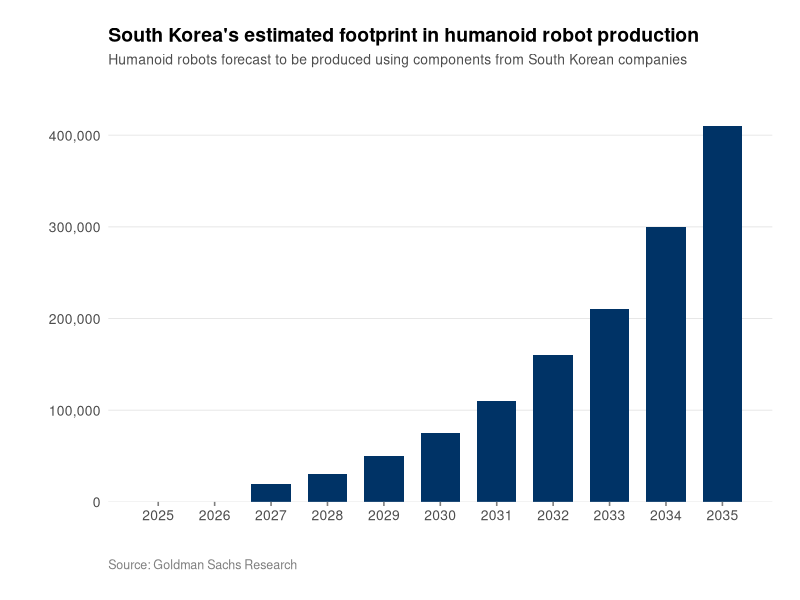
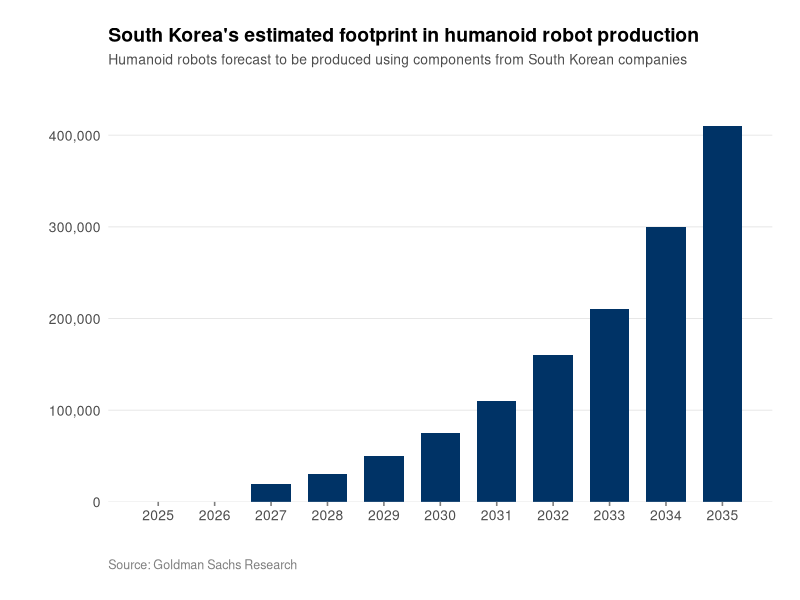

Source code (R) for these figures, in order:
# 한국 휴머노이드 로봇 생산 예측 그래프
# South Korea's estimated footprint in humanoid robot production
# Source: Goldman Sachs Research

# 필요한 라이브러리 로드
library(ggplot2)
library(scales)

# 데이터 생성 (이미지에서 추출한 값)
robot_data <- data.frame(
  year = 2025:2035,
  units = c(
    0,      # 2025
    0,      # 2026
    20000,  # 2027
    30000,  # 2028
    50000,  # 2029
    75000,  # 2030
    110000, # 2031
    160000, # 2032
    210000, # 2033
    300000, # 2034
    410000  # 2035
  )
)

# 데이터 확인
print(robot_data)

# 그래프 생성
p <- ggplot(robot_data, aes(x = year, y = units)) +
  geom_bar(stat = "identity", fill = "#003366", width = 0.7) +
  scale_y_continuous(
    labels = comma,
    breaks = seq(0, 400000, 100000),
    limits = c(0, 450000),
    expand = c(0, 0)
  ) +
  scale_x_continuous(
    breaks = 2025:2035,
    labels = 2025:2035
  ) +
  labs(
    title = "South Korea's estimated footprint in humanoid robot production",
    subtitle = "Humanoid robots forecast to be produced using components from South Korean companies",
    x = "",
    y = "",
    caption = "Source: Goldman Sachs Research"
  ) +
  theme_minimal(base_size = 12) +
  theme(
    plot.title = element_text(size = 14, face = "bold", hjust = 0, margin = margin(b = 5)),
    plot.subtitle = element_text(size = 10, hjust = 0, color = "gray30", margin = margin(b = 15)),
    plot.caption = element_text(size = 9, hjust = 0, color = "gray50", margin = margin(t = 10)),
    panel.grid.major.x = element_blank(),
    panel.grid.minor = element_blank(),
    panel.grid.major.y = element_line(color = "gray90", size = 0.3),
    axis.text.x = element_text(size = 10),
    axis.text.y = element_text(size = 10),
    axis.ticks.x = element_line(color = "gray50"),
    axis.ticks.y = element_blank(),
    plot.margin = margin(20, 20, 20, 20)
  )

# 그래프 출력
print(p)

# 그래프 저장
ggsave("humanoid_robot_forecast.png", p, width = 10, height = 6, dpi = 300, bg = "white")

# 추가 통계
cat("\n=== 휴머노이드 로봇 생산 예측 통계 ===\n\n")
cat("2025년 예상:", format(robot_data$units[1], big.mark = ","), "대\n")
cat("2035년 예상:", format(robot_data$units[11], big.mark = ","), "대\n")
cat("총 증가량:", format(robot_data$units[11] - robot_data$units[1], big.mark = ","), "대\n")
cat("평균 연간 성장률:", round(((robot_data$units[11] / max(robot_data$units[1], 1))^(1/10) - 1) * 100, 1), "%\n")
cat("\n2025-2035 총 생산 예상량:", format(sum(robot_data$units), big.mark = ","), "대\n")

cat("\n그래프가 'humanoid_robot_forecast.png' 파일로 저장되었습니다.\n")
